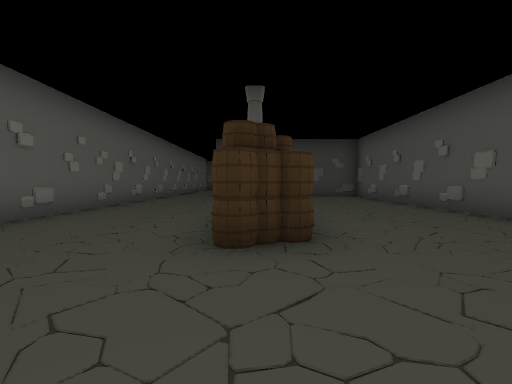
View 1 (above)

18 first-person views from a walk through a 3-D level made in the Unity game engine. The camera is 1.2 m above the floor, tilts 2° down and sees 85° across. Doors are open. The floor is counted in squares, 2 m on a side. Each view is taken from the middle of a square. On the plan, view 1 faces up. The plan holds only what a view shows up to about 9 squares ahead; the rest is blank. The place goes on beyond the plan. The player character is not drawn.

View 2
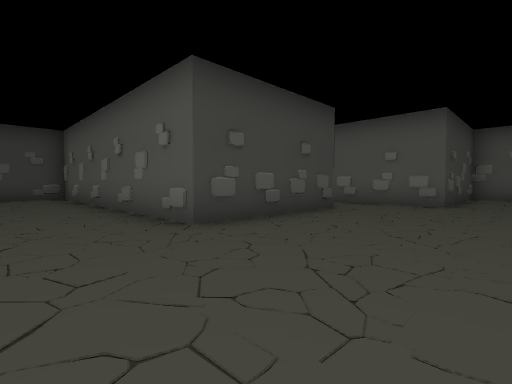

View 3
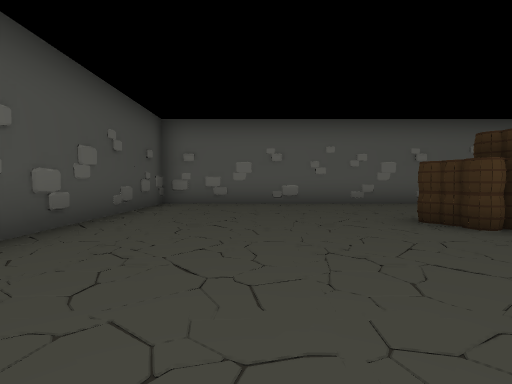

View 4
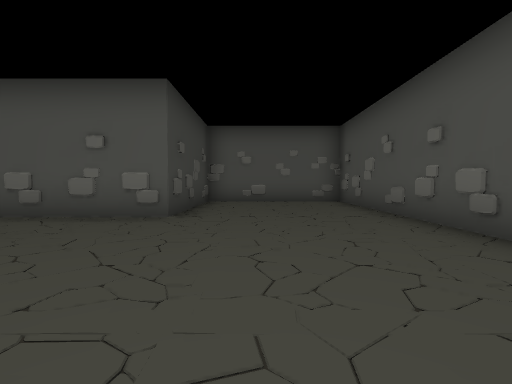

View 5
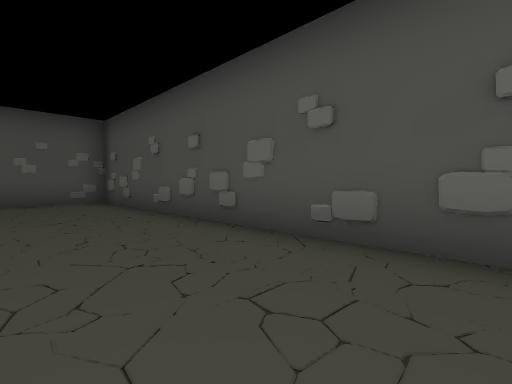

View 6
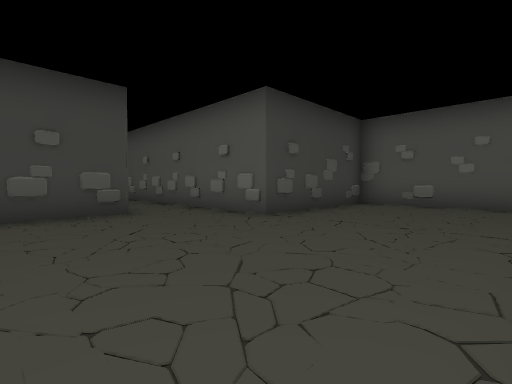

View 7
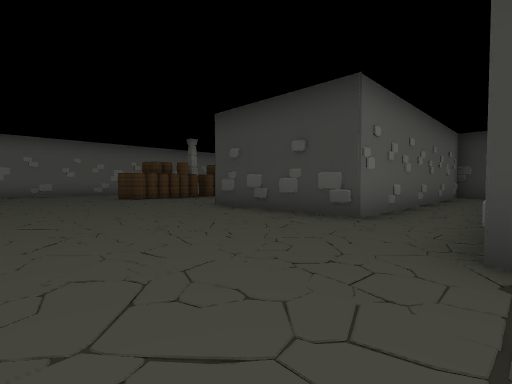

View 8
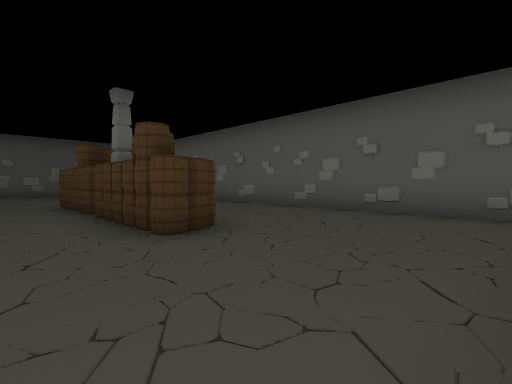

View 9
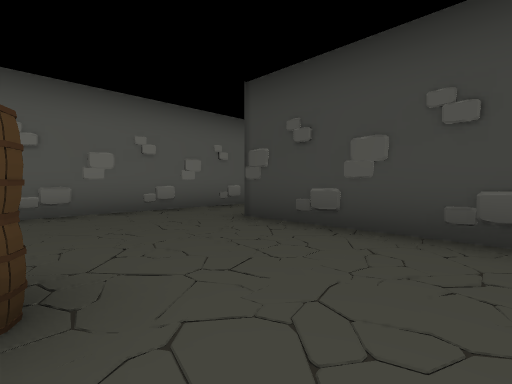

View 10
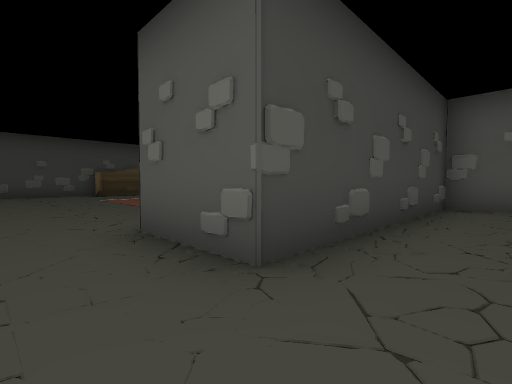

View 11
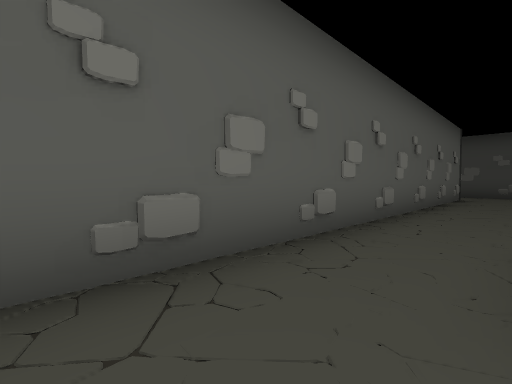

View 12
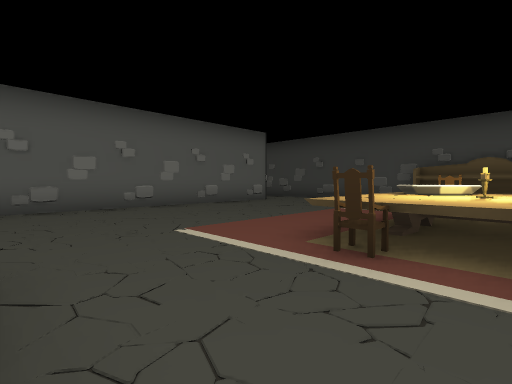

View 13
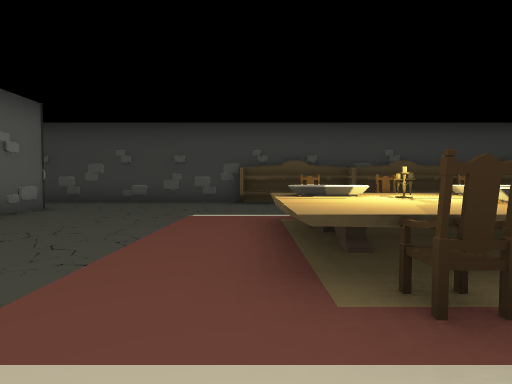

View 14
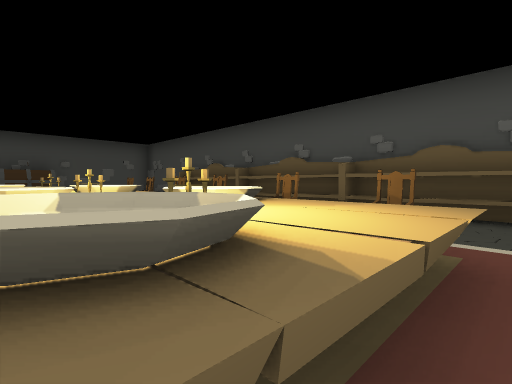

View 15
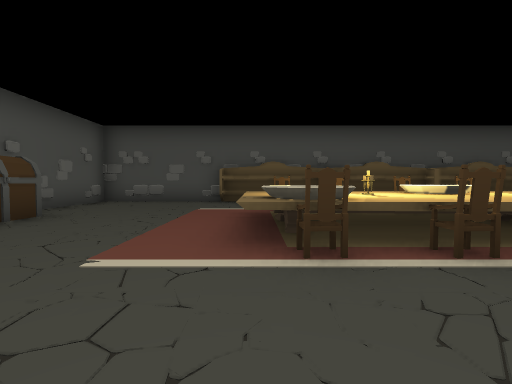

View 16
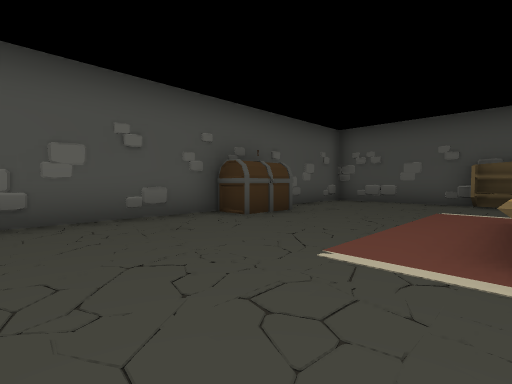

View 17
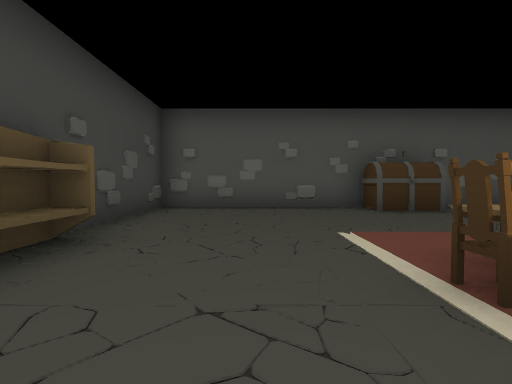

View 18
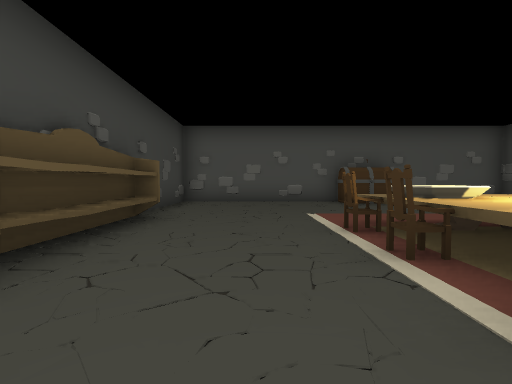

### Floor plan
Key: @ floor where view 1 was taken; # wall or solid block; . floor; ^ raised ledge; P pillar; B barrel; C chair; H chest; O other object.
Columns run from 5 left of view 1 to 14 right of it. Each row starts with its distance up from view 1.
 24 #######        #####
 23 ......##########...#
 22  ......    ........#
 21  #.....   .........#
 20  #.....OC O CC.....#
 19  #.....^^^^^^^^....#
 18  #.....^^^^^^^^...H#
 17  #.....^^^^^^ ^...H#
 16  #.....CC OOO O....#
 15  #.......     .....#
 14  #.......      ....#
 13  #..################
 12  #..######
 11  #.......#
 10  #.......#   #.
  9  #.......#   #.
  8  #...B...#   #.
  7  #... ...#   #.#
  6  #...B...#   #.#
  5  #..P ...#   #.#
  4  #... ...#####.#
  3  #...B.........#
  2  #.............#####
  1  #.................#
  0  #...@.............#
 -1  #.................#
 -2  #......  .........#
 -3  ######   ##########

Where each view was taken, in squares from view 1:
view 1: 0 up, 0 right, facing up
view 2: 0 up, 2 right, facing up-right
view 3: 0 up, 4 right, facing left
view 4: 0 up, 5 right, facing right
view 5: 0 up, 5 right, facing down-right
view 6: 2 down, 6 right, facing up-right
view 7: 1 down, 10 right, facing up-left
view 8: 11 up, 2 right, facing down-left
view 9: 8 up, 2 right, facing up-left
view 10: 10 up, 3 left, facing up-right
view 11: 10 up, 2 left, facing up-left
view 12: 14 up, 3 right, facing up-left
view 13: 15 up, 1 right, facing up
view 14: 19 up, 1 right, facing down-right
view 15: 22 up, 9 right, facing down
view 16: 22 up, 9 right, facing down-right
view 17: 21 up, 7 right, facing right
view 18: 21 up, 5 right, facing right
